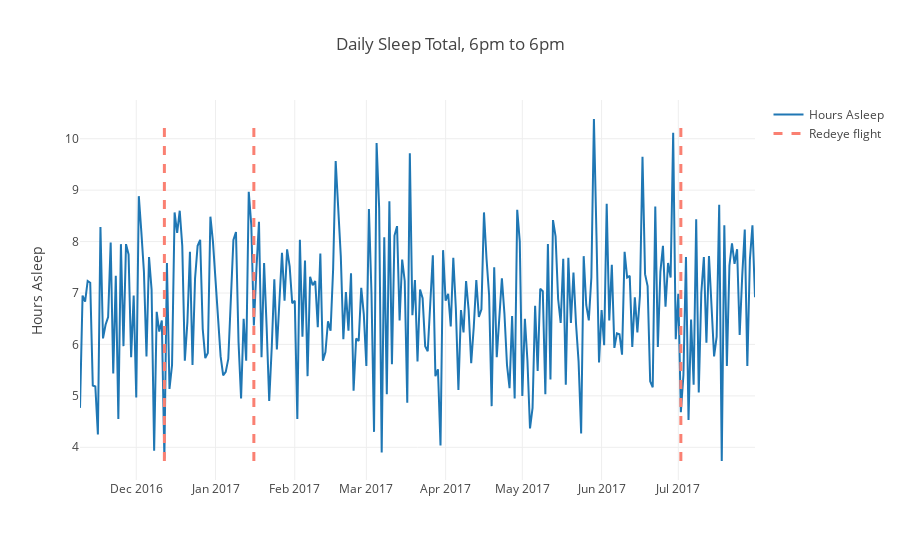

Notebook code cell kept with this figure:
### Code cell
toplot = sleep_day['minutesAsleep']/60.

data = []

data.append(
    go.Scatter(
        x=toplot.index,
        y=toplot.values,
        name='Hours Asleep'
    )
)

shapes = []
for ired, redeye in enumerate(redeyes):
    if ired ==0:
        showlegend = True
    else:
        showlegend = False
    trace0 = go.Scatter(
        x=[redeye, redeye],
        y=[toplot.dropna().min(), toplot.dropna().max()],
        mode='lines',
        name='Redeye flight',
        line={
            'color': 'salmon',
            'width': 3,
            'dash': 'dash'
        },
        showlegend=showlegend
    )
    data.append(trace0)
    shapes.append({
        'type': 'line',
        'x0': redeye,
        'y0': 0,
        'x1': redeye,
        'y1': 1,
        'xref': 'x',
        'yref': 'paper',
        'line': {
            'color': 'salmon',
            'width': 14,
            'alpha': 0.5
        },
    })

layout = go.Layout(
    title="Daily Sleep Total, 6pm to 6pm",
    yaxis=dict(
        title='Hours Asleep'
    ),
)

fig = {
    'data': data,
    'layout': layout,
}

py.iplot(fig, filename='DailySleepTotal')

### Figure 1 — Plotly figure (JSON) as saved in the notebook; plotly's stock layout.template omitted (floating-point values rounded to 4 significant figures; data arrays with more than 128 entries replaced by an {"elided": "..."} marker saying what was removed)
{"data": [{"name": "Hours Asleep", "type": "scatter", "x": {"elided": "265 str values"}, "y": {"elided": "265 float values"}}, {"line": {"color": "salmon", "dash": "dash", "width": 3}, "mode": "lines", "name": "Redeye flight", "showlegend": true, "type": "scatter", "x": ["2016-12-12", "2016-12-12"], "y": [3.733, 10.38]}, {"line": {"color": "salmon", "dash": "dash", "width": 3}, "mode": "lines", "name": "Redeye flight", "showlegend": false, "type": "scatter", "x": ["2017-01-16", "2017-01-16"], "y": [3.733, 10.38]}, {"line": {"color": "salmon", "dash": "dash", "width": 3}, "mode": "lines", "name": "Redeye flight", "showlegend": false, "type": "scatter", "x": ["2017-07-02", "2017-07-02"], "y": [3.733, 10.38]}], "layout": {"title": "Daily Sleep Total, 6pm to 6pm", "yaxis": {"title": "Hours Asleep"}}}
